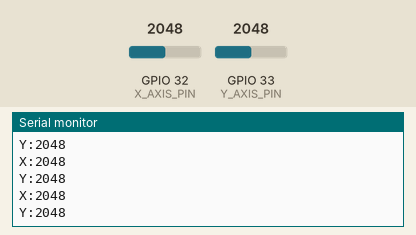
The sketch below on a simulated ESP32. Parts: the last lines printed to the serial monitor. The test bench sets the inputs (shaded band); at power-on: GPIO 32 (X_AXIS_PIN) = 2048, GPIO 33 (Y_AXIS_PIN) = 2048 (analog values on the 0–4095 scale).

Above: at 1.2 s.
1.3 s: GPIO 32 (X_AXIS_PIN) set to 2866
At 1.31 s:
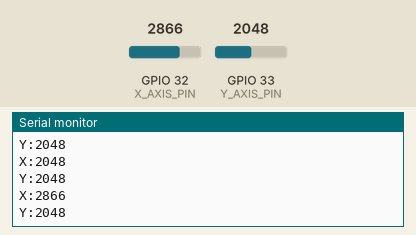
2.8 s: GPIO 33 (Y_AXIS_PIN) set to 2866
At 2.91 s:
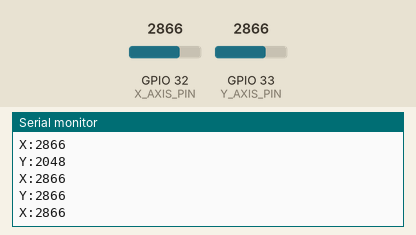
4.3 s: GPIO 32 (X_AXIS_PIN) set to 3603
At 4.32 s:
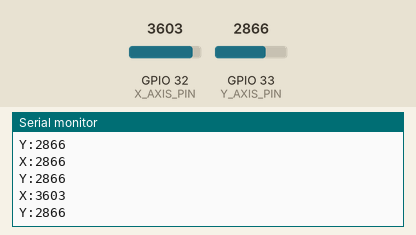
5.8 s: GPIO 33 (Y_AXIS_PIN) set to 3603
At 5.82 s:
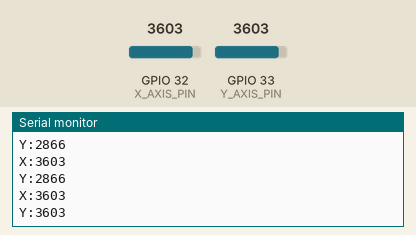
Timing chart, 0 to 8.3 s (numbered marks = the images above; inputs shaded):
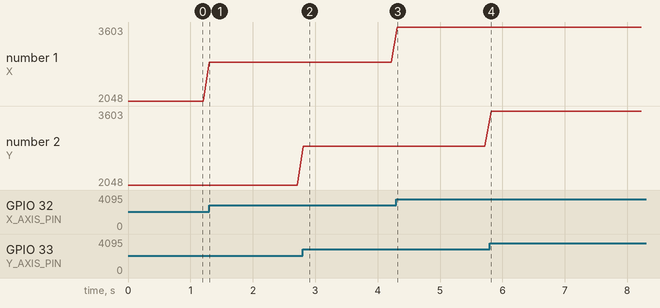

Measured:
- after the input at 1.3 s, the serial monitor: prints a new line at once (image 1)
- after the input at 2.8 s, the serial monitor: prints a new line at once (image 2)
- after the input at 4.3 s, the serial monitor: prints a new line at once (image 3)
- after the input at 5.8 s, the serial monitor: prints a new line at once (image 4)
- plotted number 1: 2048 → 2866 after the input at 1.3 s, 2866 → 3603 after the input at 4.3 s

The sketch:

JOYSTICK_Demo_Simple.ino
```cpp
#define X_AXIS_PIN 32
#define Y_AXIS_PIN 33

void setup() {
	Serial.begin(115200);

	while (!Serial)
		;

	Serial.println(F("Thumb Joystick demo (simple version)"));

	pinMode(X_AXIS_PIN, INPUT);
	pinMode(Y_AXIS_PIN, INPUT);

	// Sets the ESP32 ADC resolution to 8-bit so (0-255) range
	analogReadResolution(12);
}

void loop() {
	uint16_t x = analogRead(X_AXIS_PIN);
	uint16_t y = analogRead(Y_AXIS_PIN);

	Serial.printf("X:%d\nY:%d\n", x, y);

	delay(100);
}
```
